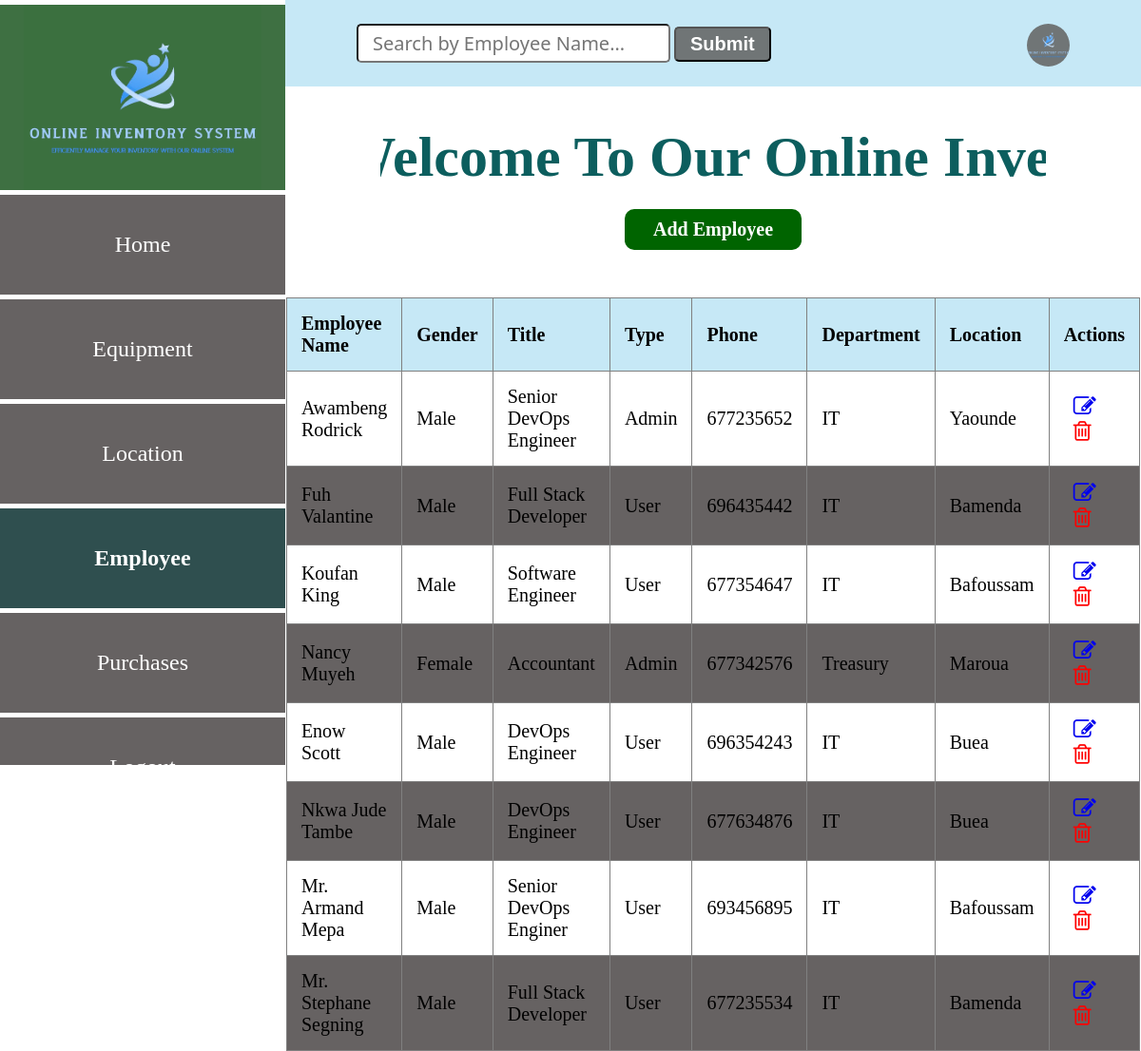
Screenshot of /employee with the database file from the repository.
### app.py (models this page shows, shortened)
class Employee(db.Model):
    __tablename__="employees"
    id=db.Column(db.Integer, primary_key=True)
    employee_name=db.Column(db.String(20))
    gender=db.Column(db.String(6))
    title=db.Column(db.String(10))
    type=db.Column(db.String(10))
    phone_number=db.Column(db.Integer)
    department=db.Column(db.String(50))
    location=db.Column(db.Integer, db.ForeignKey('locations.id'))
    location_rel=db.relationship('Location', backref='employees_location')
    equipment_rel=db.relationship('Equipment', backref='equipment_employee')

### app.py (the view)
@app.route('/employee')
def employee_index():
    employees = Employee.query.all()
    return render_template ('employeeList.html', employees = employees)

### app.py (called while the page is built)
@app.before_request
def create_table():
    db.create_all()

### templates/employeeList.html (shortened to what this page needs)
<!DOCTYPE html>
<html lang="en">
<head>
    <link
    rel="stylesheet"
    href="{{ url_for('static', filename='main.css') }}"
    />
    <link rel="stylesheet" href="https://cdnjs.cloudflare.com/ajax/libs/font-awesome/4.7.0/css/font-awesome.min.css">
  </head>
<body>
    <div class="header">
        <input type="search" id="query" name="search" placeholder="Search by Employee Name...">
        <button id="search-button">Submit</button>
        <a href="#"><img src="{{ url_for('static', filename='logo.png') }}" alt=""></a>
    </div>
    <section class="sidebar">
        <div class="logo">
            <img src="{{ url_for('static', filename='logo.png') }}" alt="logo">
        </div>
        <div class="content">
            <a href="/entry_point" class="home">Home</a>
            <a href="/equipment" class="home">Equipment</a>
            <a href="/location" class="home">Location</a>
            <a href="/employee" class="home active">Employee</a>
            <a href="/purchase" class="home">Purchases</a>
            <a href="/login" class="home">Logout</a>
        </div>
    </section>
    <div class="marquee-container">
      <h1 class="marquee">Welcome To Our Online Inventory System</h1>
    </div>
    <div class="location-form">
      <a href="/add-employee" class="btn1">Add Employee</a>
      <table border="1" style="overflow:auto;">
        <thead>
          <tr>
            <th>Employee Name</th>
            <th>Gender</th>
            <th>Title</th>
            <th>Type</th>
            <th>Phone</th>
            <th>Department</th>
            <th>Location</th>
            <th>Actions</th>
          </tr>
        </thead>
        <tbody id="table-results">
          {% for employee in employees  %}
            <tr>
              <td>{{ employee.employee_name }}</td>
              <td>{{ employee.gender}}</td>
              <td>{{ employee.title}}</td>
              <td>{{ employee.type}}</td>
              <td>{{ employee.phone_number}}</td>
              <td>{{ employee.department}}</td>
              <td>{{ employee.location}}</td>
              <td class="action">
                <a href="/edit_employee{{ employee.id }}"><i class="fa fa-edit" style="font-size:24px"></i></a>
                <a href="/delete_employee{{ employee.id }}"><i class="fa fa-trash-o" style="font-size:24px"></i></a>
              </td>
            </tr>
          {% endfor %}
        </tbody>
      </table>
    </div>
</body>
</html>

### static/main.css (style rules this page uses)
body { margin: 0; padding: 0; font-family: Verdana; }
.header { background: #c6e8f6; padding: 25px; }
.header input { padding: 5px 15px; font-size: 20px; font-family:'Segoe UI', Tahoma, Geneva, Verdana, sans-serif; border-radius: 5px; margin-left: 350px; }
.header button { padding: 5px 15px; font-size: 20px; border-radius: 5px; background: #707576; color: #fff; font-weight: bold; }
.header img { width: 45px; height: 45px; background: #707576; border-radius: 50%; float: right; justify-content: center; margin-right: 50px; }
.sidebar { position: fixed; top: 0; left: 0; width: 300px; height: 100vh; background: #707576; border-top: 5px solid #fff; }
.logo { width: 300px; height: 200px; background: rgba(59, 112, 63, 0.938); display: flex; justify-content: center; align-items: center; }
.logo img { width: 250px; display: block; margin: auto; background-color: rgba(59, 112, 63, 0.938); }
.content { background: #707576; width: 300px; height: calc(100vh - 200px); position: fixed; top: 200px; z-index: 1; border-top: 5px solid #fff; overflow-y: auto; }
.content a { display: flex; text-decoration: none; color: #fff; font-size: 24px; border-bottom: 5px solid white; padding: 39px; justify-content: center; }
.home { border: none; outline: none; padding: 10px 16px; background: #666262; cursor: pointer; }
.active, .home:hover { background: darkslategrey; color: black; font-weight: bold; }
h1 { display: flex; font-size: 60px; flex-wrap: wrap; justify-content: center; gap: 50px; margin-left: 300px; text-align: center; margin-top: 40px; color: rgb(12, 94, 94); }
.location-form { display: flex; justify-content: center; align-items: center; flex-direction: column; margin-left: 300px; }
table { width: 80%; border-collapse: collapse; margin-top: 30px; }
th, td { padding: 15px; text-align: left; font-size: 20px; }
th { background-color: #c6e8f6; font-weight: bold; }
tbody tr:nth-child(even) { background-color: #666262; }
.btn1 { background: darkgreen; color: #fff; font-size: 1em; padding: 10px 30px; border-radius: 10px; transition: background-color 0.25s; margin-bottom: 20px; text-decoration: none; font-size: 20px; display: block; margin-top: -20px; font-weight: bold; }
.marquee-container { overflow: hidden; margin-right: 100px; margin-left: 400px; behavior: inherit; }
.marquee { animation: marquee 20s linear infinite; white-space: nowrap; }
.action a { margin-left: 10px; }
.action .fa-trash-o { color: red; }

### rows the page displays
Employee: employee_name "Awambeng Rodrick", gender "Male", title "Senior DevOps Engineer", type "Admin", phone_number "677235652", department "IT", location "Yaounde"
Employee: employee_name "Fuh Valantine", gender "Male", title "Full Stack Developer", type "User", phone_number "696435442", department "IT", location "Bamenda"
Employee: employee_name "Koufan King", gender "Male", title "Software Engineer", type "User", phone_number "677354647", department "IT", location "Bafoussam"
Employee: employee_name "Nancy Muyeh", gender "Female", title "Accountant", type "Admin", phone_number "677342576", department "Treasury", location "Maroua"
Employee: employee_name "Enow Scott", gender "Male", title "DevOps Engineer", type "User", phone_number "696354243", department "IT", location "Buea"
Employee: employee_name "Nkwa Jude Tambe", gender "Male", title "DevOps Engineer", type "User", phone_number "677634876", department "IT", location "Buea"
Employee: employee_name "Mr. Armand Mepa", gender "Male", title "Senior DevOps Enginer", type "User", phone_number "693456895", department "IT", location "Bafoussam"
Employee: employee_name "Mr. Stephane Segning", gender "Male", title "Full Stack Developer", type "User", phone_number "677235534", department "IT", location "Bamenda"
